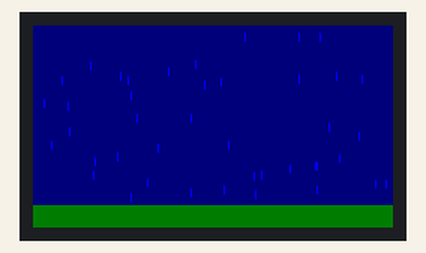
Bench run of a sketch on a simulated ESP32. Parts: 240×135 colour display. Random numbers use the default seed unless the sketch sets one.

Above: at 0.65 s.
At 2.76 s:
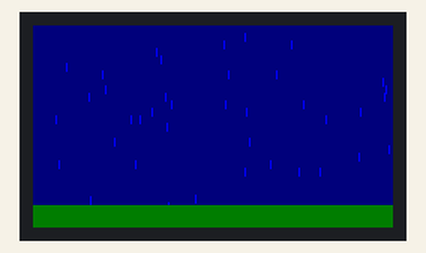
At 5.23 s:
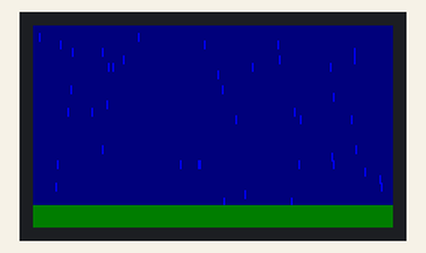
At 10.15 s:
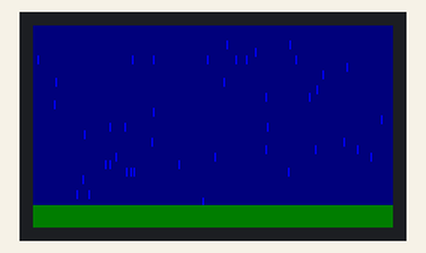
At 20.35 s:
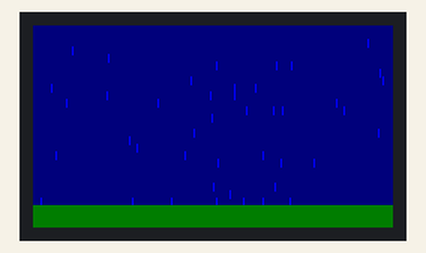
At 30.2 s:
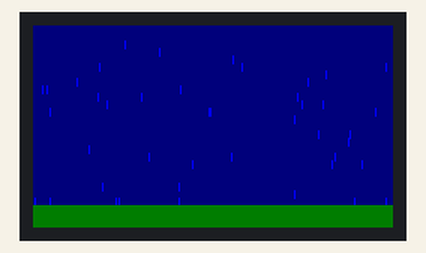

The sketch:

Module_1_Weather.ino
```cpp
#include <TFT_eSPI.h>

TFT_eSPI tft = TFT_eSPI();
TFT_eSprite canvas = TFT_eSprite(&tft);

int x[50];
int y[50];

void setup() {
  tft.init();
  tft.setRotation(1);
  canvas.createSprite(240, 135);

  // start every drop at a random spot
  for (int i = 0; i < 50; i++) {
    x[i] = random(240);
    y[i] = random(135);
  }
}

void loop() {

  bool snowing = false;
  if ((millis() / 10000) % 2 == 1) {
    snowing = true;
  }

  // Sky
  if (snowing) {
    canvas.fillSprite(TFT_LIGHTGREY);
  } else {
    canvas.fillSprite(TFT_NAVY);
  }

  // move and draw each drop
  for (int i = 0; i < 50; i++) {
    if (snowing) {
      y[i] = y[i] + 1; // snow falls slowly
      x[i] = x[i] + random(-1, 2); // and drifts left/right
      canvas.fillCircle(x[i], y[i], 2, TFT_WHITE);
    } else {
      y[i] = y[i] + 5; // rain falls fast
      canvas.drawLine(x[i], y[i], x[i], y[i] + 5, TFT_BLUE);
    }

    if (y[i] > 135) {
      y[i] = 0;
      x[i] = random(240);
    }
  }

  // ground
  if (snowing) {
    canvas.fillRect(0, 120, 240, 15, TFT_WHITE);
  } else {
    canvas.fillRect(0, 120, 240, 15, TFT_DARKGREEN);
  }

  canvas.pushSprite(0, 0);
  delay(20);
}
```
